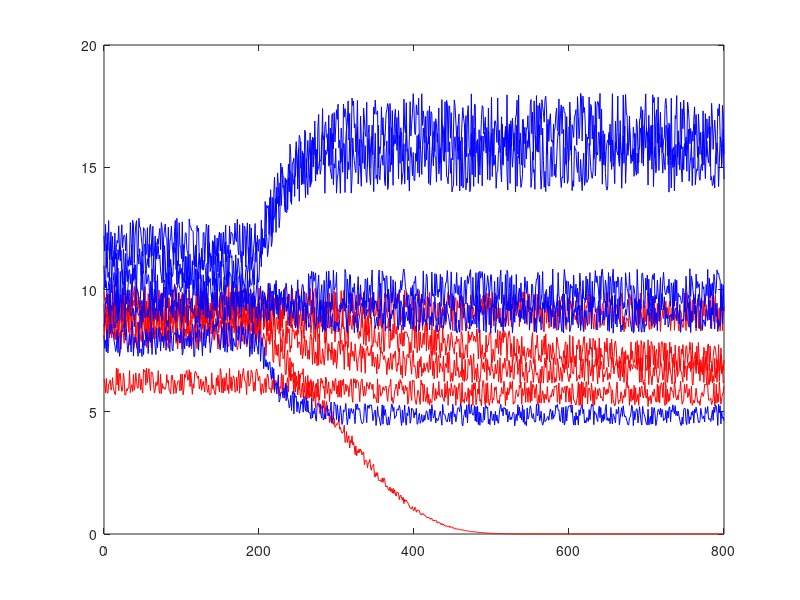

Here is the MATLAB script that generated this plot: (Note: this script raises an error after producing the figure.)
clear all; close all; clc
test_iter = 10;
time = (0:800)';
num_patients = 200;
%healthy baseline and std
Ch0 = 8; %ng/mL
std_h = 1.5; %ng/mL
Ch0_rnd = std_h.*randn(num_patients,1) + Ch0;
k_gr_non_rnd = normrnd(0, 1/18/30,[num_patients,1]);%mean([0 1/18/30]);
k_decay_non_rnd = normrnd(1/(24*30), 1/150,[num_patients,1]);%mean([1/(24*30) 1/150]);

%unhealthy baseline and std
Ca0 = 8; %ng/mL
std_a = 1.5; %ng/mL
Ca0_rnd = std_a.*randn(num_patients,1) + Ca0;
k_gr_agg_rnd = normrnd(1/18/30,1/60,[num_patients,1]);%linspace(1/18/30,1/60,50); %day-1
k_decay_agg_rnd = normrnd(1/30,1/150,[num_patients,1]);%linspace(1/30,1/150,50); %day-1

noise_i = 0:5:90;

C_healthy = zeros(numel(time),num_patients);
C_unhealthy = zeros(numel(time),num_patients);
t_onset = 200;

for j = 1:num_patients
    for i = 1:numel(time)
        if i < t_onset
            C_healthy(i,j) = Ch0_rnd(j);
            C_unhealthy(i,j) = Ca0_rnd(j);
        else
            C_healthy(i,j) = Ch0_rnd(j)*exp((k_gr_non_rnd(j)/k_decay_non_rnd(j))*(1-exp(-k_decay_non_rnd(j)*time(i-(t_onset-1)))));
            C_unhealthy(i,j) = Ca0_rnd(j)*exp((k_gr_agg_rnd(j)/k_decay_agg_rnd(j))*(1-exp(-k_decay_agg_rnd(j)*time(i-(t_onset-1)))));
        end
    end
end

C_healthy_noise1 = zeros(numel(time),num_patients,numel(noise_i));
C_unhealthy_noise1 = zeros(numel(time),num_patients,numel(noise_i));

for n = 1:numel(noise_i)
    for k = 1:num_patients
        
        C_healthy_noise1(:,k,n) = C_healthy(:,k)+noise_i(n)*rand(1,numel(C_healthy(:,k)))'.*C_healthy(:,k)/100;
        C_unhealthy_noise1(:,k,n) = C_unhealthy(:,k)+noise_i(n)*rand(1,numel(C_unhealthy(:,k)))'.*C_unhealthy(:,k)/100;
        
    end
end
figure;plot(time,squeeze(C_healthy_noise1(:,1:5,5)),'r-',time,squeeze(C_unhealthy_noise1(:,1:5,5)),'b-'); 
% KNN
% model 1
p = 0.9;      % proportion of rows to select for training
N = num_patients;  % total number of rows
tf_healthy = false(N,numel(noise_i),test_iter);    % create logical index vector
tf_healthy(1:round(p*N),:,:) = true;


p = 0.9;      % proportion of rows to select for training
N = num_patients;  % total number of rows
observationspan = round(linspace(200,800,50));
tf_healthy = false(N,numel(noise_i),test_iter);    % create logical index vector
tf_healthy(1:round(p*N),:,:) = true;
% figure; plot(time(1:round(sample_interval(10)):round(observationspan(10))),C_healthy_noise1(1:round(sample_interval(10)):round(observationspan(10)),1),'r',time(1:round(sample_interval(10)):round(observationspan(10))),C_unhealthy_noise1(1:round(sample_interval(10)):round(observationspan(10)),1),'b');

%


for m = 1:numel(noise_i)
    n = 1;
    meanF1(m) = 0;
    while (meanF1(m) < .80) && (n < numel(observationspan))
        for l = 1:test_iter
            tf_healthy2(:,m,l) = tf_healthy(randperm(N),m,l);   % randomise order
            C_healthy_noise1_train(:,:,m,l) = C_healthy_noise1(:,squeeze(tf_healthy2(:,m,l)),m);
            C_healthy_noise1_test(:,:,m,l) = C_healthy_noise1(:,squeeze(~tf_healthy2(:,m,l)),m);
            % for now using the same index of random selection for healthy and
            % unhealthy
            C_unhealthy_noise1_train(:,:,m,l) = C_unhealthy_noise1(:,squeeze(tf_healthy2(:,m,l)),m);
            C_unhealthy_noise1_test(:,:,m,l) = C_unhealthy_noise1(:,squeeze(~tf_healthy2(:,m,l)),m);
            
            train_data = [C_healthy_noise1_train(1:round(observationspan(n)),:,m,l),C_unhealthy_noise1_train(1:round(observationspan(n)),:,m,l)];
            test_data = [C_healthy_noise1_test(1:round(observationspan(n)),:,m,l),C_unhealthy_noise1_test(1:round(observationspan(n)),:,m,l)];
            train_labels(:,m,l) = [ones(1,p*N),zeros(1,p*N)];
            test_true_labels(:,m,l) = [ones(1,round((1-p)*N)),zeros(1,round((1-p)*N))];
            
            [predicted_labels(:,m,l),nn_index,accuracy] = KNN_(3,train_data',train_labels(:,m,l)',test_data');
            [cm(:,:,m,l),gn(:,:,m,l)] = confusionmat(test_true_labels(:,m,l)',predicted_labels(:,m,l));
            % precision, recall and f1Scores
            %             accuracy1(:,m,n,l) =  sum(diag(cm(:,:,n,l)))./sum(sum(cm(:,:,n,l)));
            precision(:,m,l) = diag(cm(:,:,m,l))./sum(cm(:,:,m,l),2);
            recall(:,m,l) = diag(cm(:,:,m,l))./sum(cm(:,:,m,l),1)';
            f1Scores(:,m,l) = 2*(precision(:,m,l).*recall(:,m,l))./(precision(:,m,l)+recall(:,m,l));
            
        end
        n = n+1;
        x(m) = n;
        meanF1(m) = mean(mean(f1Scores(:,m,:)));
    end
    observ_t(m) = observationspan(n);
    
end




figure;
h = plot(noise_i, observ_t-200,'*-','LineWidth', 3);
title('f1 score - noise');
xlabel('Noise (%)'); ylabel('Observation span-after cancer onset (day)');
set(gca,'box','off','TickDir','out',...
    'FontSize',20,'FontName','Helvetica','LineWidth', 3);